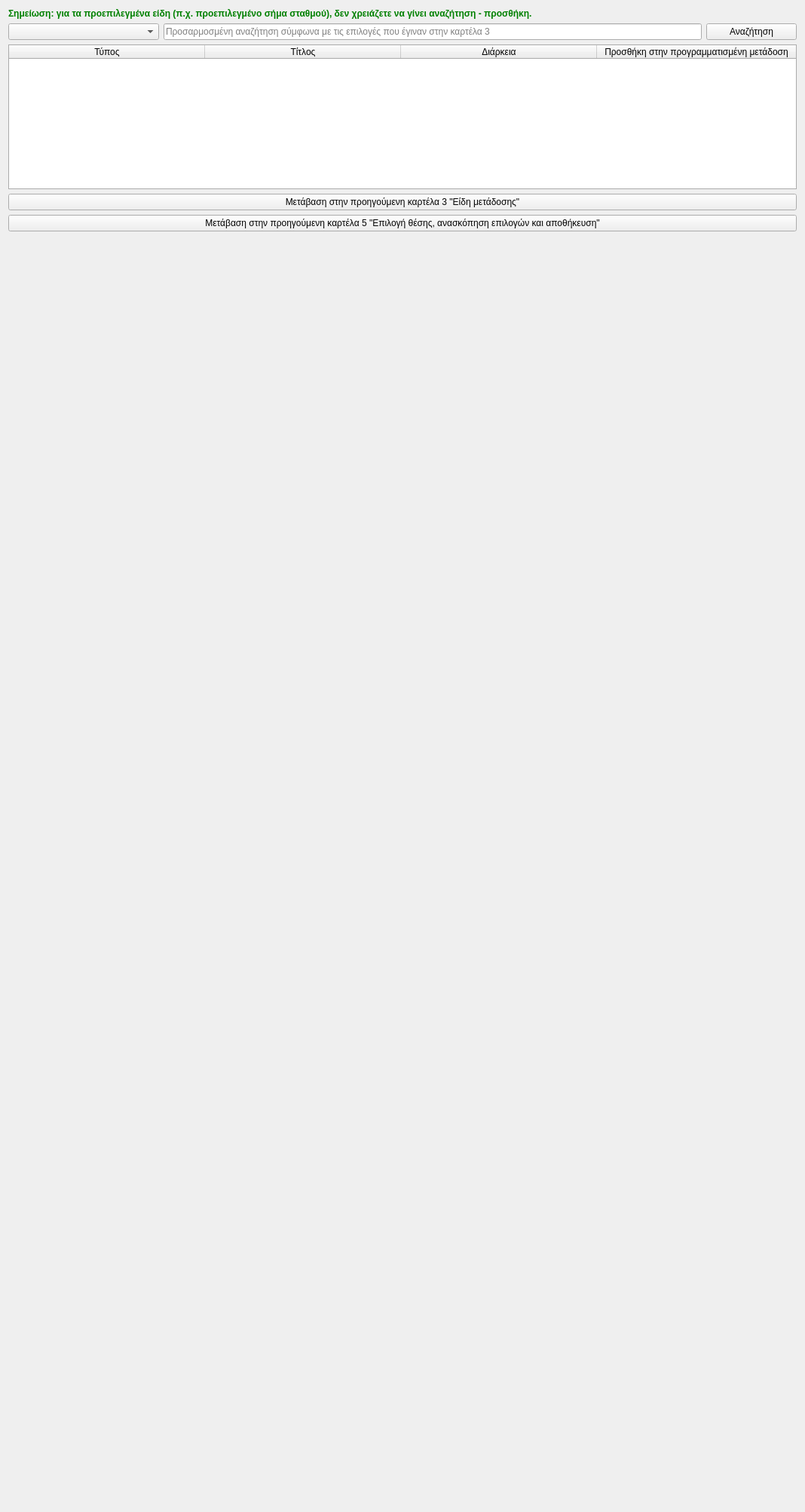
         <widget class="QWidget" name="tab_4">
          <attribute name="title">
           <string>4. Επιλογή δεδομένων μετάδοσης</string>
          </attribute>
          <layout class="QGridLayout" name="gridLayout_23">
           <item row="1" column="0">
            <widget class="QComboBox" name="search_type_combobox">
             <property name="sizePolicy">
              <sizepolicy hsizetype="Preferred" vsizetype="Maximum">
               <horstretch>0</horstretch>
               <verstretch>0</verstretch>
              </sizepolicy>
             </property>
             <property name="minimumSize">
              <size>
               <width>200</width>
               <height>0</height>
              </size>
             </property>
            </widget>
           </item>
           <item row="4" column="0" colspan="3">
            <widget class="QPushButton" name="go_from_4_to_5">
             <property name="sizePolicy">
              <sizepolicy hsizetype="Minimum" vsizetype="Maximum">
               <horstretch>0</horstretch>
               <verstretch>0</verstretch>
              </sizepolicy>
             </property>
             <property name="minimumSize">
              <size>
               <width>0</width>
               <height>0</height>
              </size>
             </property>
             <property name="text">
              <string>Μετάβαση στην προηγούμενη καρτέλα 5 &quot;Επιλογή θέσης, ανασκόπηση επιλογών και αποθήκευση&quot;</string>
             </property>
            </widget>
           </item>
           <item row="2" column="0" colspan="3">
            <widget class="QTableWidget" name="search_table">
             <property name="styleSheet">
              <string notr="true">QTableWidget{border:1px solid #ABABAB;}</string>
             </property>
             <property name="editTriggers">
              <set>QAbstractItemView::NoEditTriggers</set>
             </property>
             <property name="alternatingRowColors">
              <bool>true</bool>
             </property>
             <property name="selectionMode">
              <enum>QAbstractItemView::SingleSelection</enum>
             </property>
             <property name="selectionBehavior">
              <enum>QAbstractItemView::SelectRows</enum>
             </property>
             <property name="sortingEnabled">
              <bool>false</bool>
             </property>
             <property name="rowCount">
              <number>0</number>
             </property>
             <attribute name="horizontalHeaderCascadingSectionResizes">
              <bool>false</bool>
             </attribute>
             <attribute name="horizontalHeaderMinimumSectionSize">
              <number>260</number>
             </attribute>
             <attribute name="horizontalHeaderHighlightSections">
              <bool>false</bool>
             </attribute>
             <attribute name="horizontalHeaderShowSortIndicator" stdset="0">
              <bool>false</bool>
             </attribute>
             <attribute name="horizontalHeaderStretchLastSection">
              <bool>true</bool>
             </attribute>
             <attribute name="verticalHeaderHighlightSections">
              <bool>false</bool>
             </attribute>
             <column>
              <property name="text">
               <string>Τύπος</string>
              </property>
             </column>
             <column>
              <property name="text">
               <string>Τίτλος</string>
              </property>
             </column>
             <column>
              <property name="text">
               <string>Διάρκεια</string>
              </property>
             </column>
             <column>
              <property name="text">
               <string>Προσθήκη στην προγραμματισμένη μετάδοση</string>
              </property>
             </column>
            </widget>
           </item>
           <item row="5" column="0" colspan="3">
            <spacer name="verticalSpacer_4">
             <property name="orientation">
              <enum>Qt::Vertical</enum>
             </property>
             <property name="sizeHint" stdset="0">
              <size>
               <width>1046</width>
               <height>1688</height>
              </size>
             </property>
            </spacer>
           </item>
           <item row="1" column="1">
            <widget class="QLineEdit" name="search_phrase">
             <property name="sizePolicy">
              <sizepolicy hsizetype="Expanding" vsizetype="Maximum">
               <horstretch>0</horstretch>
               <verstretch>0</verstretch>
              </sizepolicy>
             </property>
             <property name="minimumSize">
              <size>
               <width>0</width>
               <height>0</height>
              </size>
             </property>
             <property name="placeholderText">
              <string>Προσαρμοσμένη αναζήτηση σύμφωνα με τις επιλογές που έγιναν στην καρτέλα 3</string>
             </property>
            </widget>
           </item>
           <item row="1" column="2">
            <widget class="QPushButton" name="search_button">
             <property name="sizePolicy">
              <sizepolicy hsizetype="Minimum" vsizetype="Maximum">
               <horstretch>0</horstretch>
               <verstretch>0</verstretch>
              </sizepolicy>
             </property>
             <property name="minimumSize">
              <size>
               <width>120</width>
               <height>0</height>
              </size>
             </property>
             <property name="text">
              <string>Αναζήτηση</string>
             </property>
             <property name="icon">
              <iconset resource="../../../icons.qrc">
               <normaloff>:/main-window/assets/images/main-window/search.png</normaloff>:/main-window/assets/images/main-window/search.png</iconset>
             </property>
            </widget>
           </item>
           <item row="3" column="0" colspan="3">
            <widget class="QPushButton" name="go_from_4_to_3">
             <property name="sizePolicy">
              <sizepolicy hsizetype="Minimum" vsizetype="Maximum">
               <horstretch>0</horstretch>
               <verstretch>0</verstretch>
              </sizepolicy>
             </property>
             <property name="minimumSize">
              <size>
               <width>0</width>
               <height>0</height>
              </size>
             </property>
             <property name="text">
              <string>Μετάβαση στην προηγούμενη καρτέλα 3 &quot;Είδη μετάδοσης&quot;</string>
             </property>
            </widget>
           </item>
           <item row="0" column="0" colspan="3">
            <widget class="QLabel" name="label_15">
             <property name="styleSheet">
              <string notr="true">QLabel{font-weight:bold;color:green;}</string>
             </property>
             <property name="text">
              <string>Σημείωση: για τα προεπιλεγμένα είδη (π.χ. προεπιλεγμένο σήμα σταθμού), δεν χρειάζετε να γίνει αναζήτηση - προσθήκη.</string>
             </property>
            </widget>
           </item>
          </layout>
         </widget>
